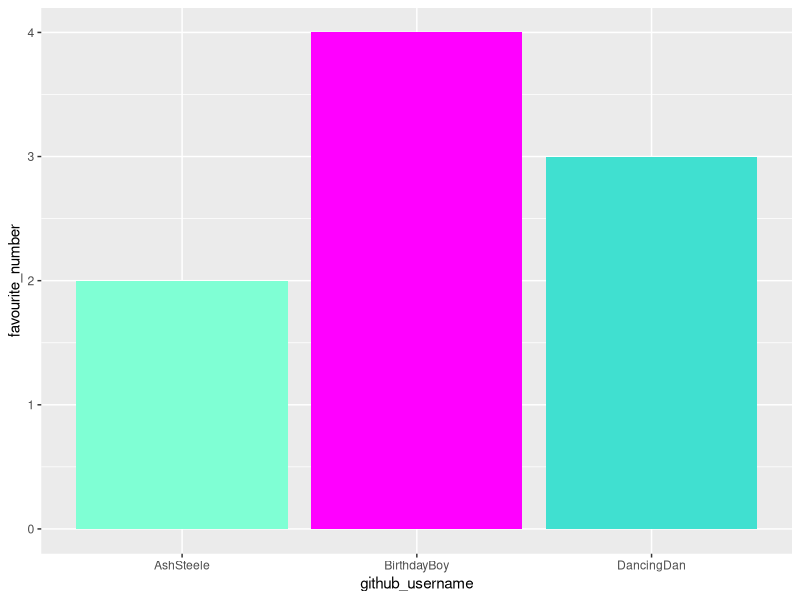
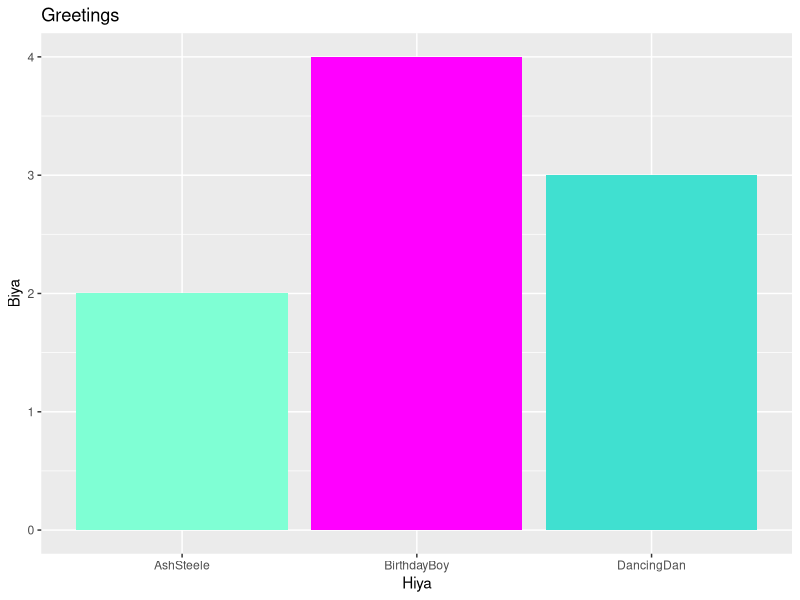
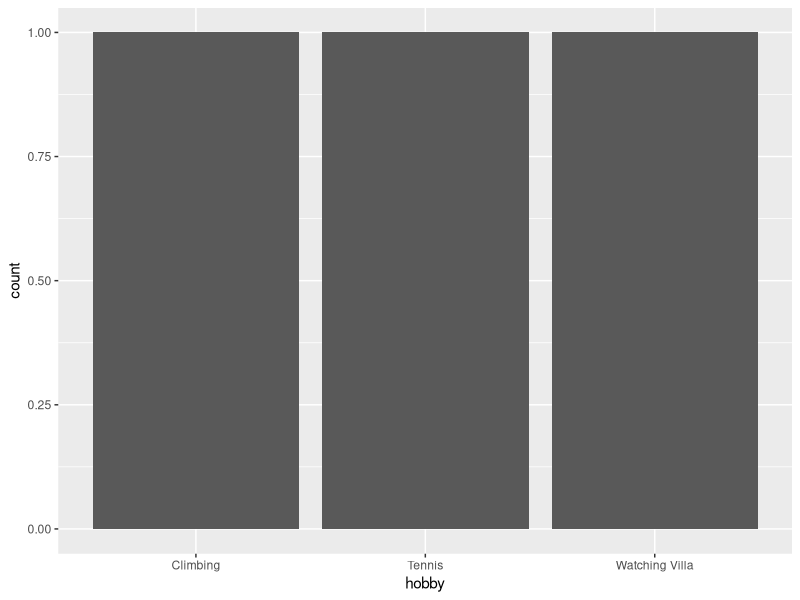

R code for these plots, in order:
## ---- chunk 1
library(tidyverse) 
## ---- chunk 2
team_data <- tibble(
  name = c("Asher Steele", "Daniel Lane", "Samuel Foster"),
  github_username = c("AshSteele", "DancingDan", "BirthdayBoy"), 
  colour = c("aquamarine", "turquoise", "magenta"),
  hobby = c("Watching Villa", "Climbing", "Tennis"),
  favourite_number = c(2, 3, 4)
  )

team_data
## ---- chunk 3
p1 <- ggplot(data = team_data, 
             mapping = aes(x = github_username, 
                           y = favourite_number,
                           fill = colour), 
             ) +
   geom_col() +
   scale_fill_identity()
p1
## ---- chunk 4
p1 + labs(x = "Hiya", 
          y = "Biya",
          title = "Greetings")
## ---- chunk 5
p2 <- ggplot(team_data, aes(x = hobby)) +
  geom_bar()
p2
